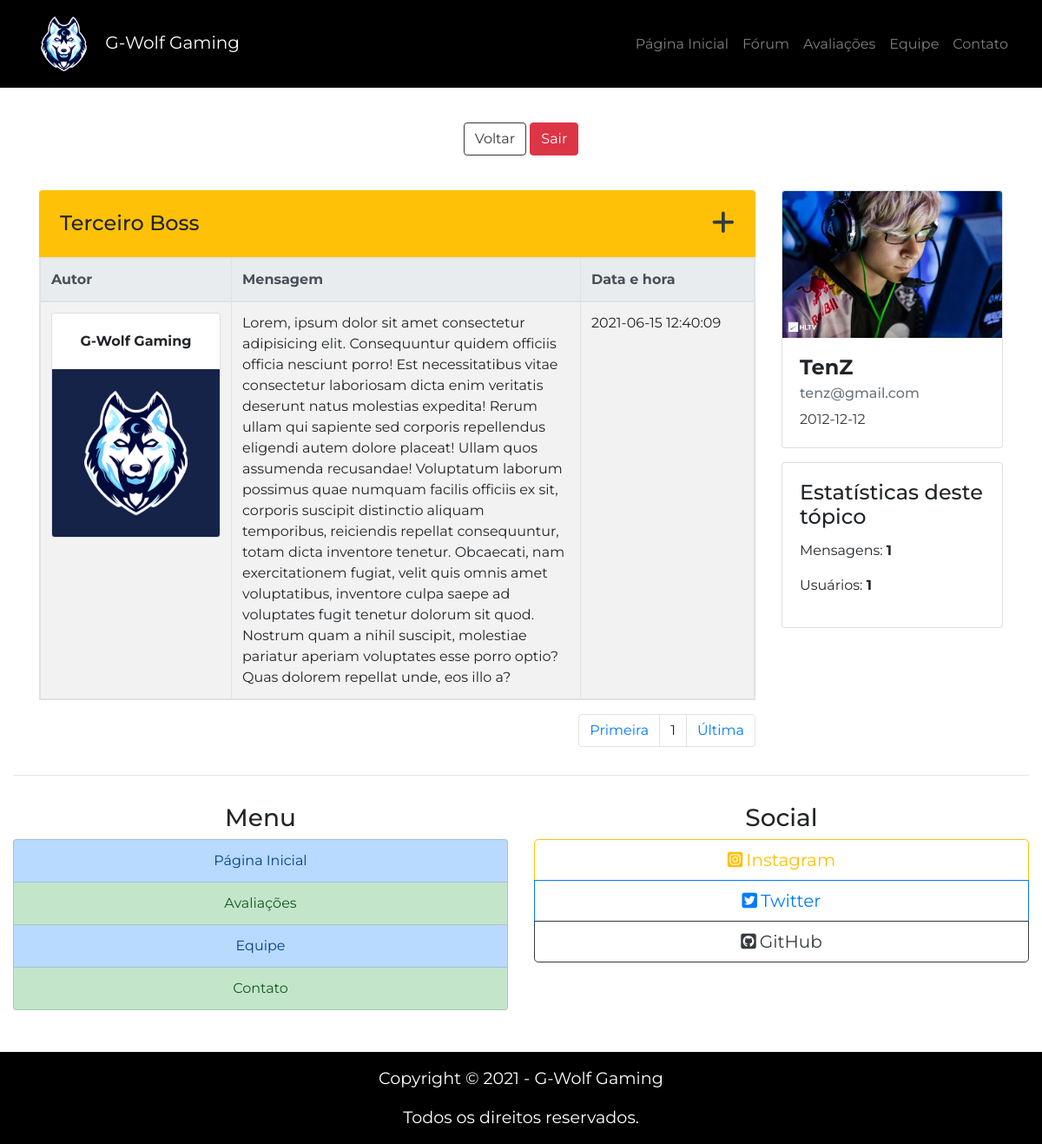
The page /topicos/third-boss.php (signed in) on the database its author committed.
### tables this page shows
CREATE TABLE IF NOT EXISTS `mensagens_topico` (
  `id_msg` int(11) NOT NULL AUTO_INCREMENT,
  `conteudo_msg` varchar(3000) NOT NULL,
  `autor_msg` varchar(255) NOT NULL,
  `img_autor_msg` varchar(40) NOT NULL,
  `data_msg` datetime NOT NULL,
  `topico_msg` varchar(255) NOT NULL,
  PRIMARY KEY (`id_msg`)
);

### topicos/third-boss.php (the view, shortened to what this page needs)
<?php
include_once("../php/conexao.php");
$contar_msg = "SELECT * FROM mensagens_topico WHERE topico_msg = 'Terceiro Boss'";
$resultado_contar_msg = mysqli_query($connect, $contar_msg);
$total_msg = mysqli_num_rows($resultado_contar_msg);
$contar_usuarios = "SELECT autor_msg, COUNT(autor_msg) as total FROM mensagens_topico WHERE topico_msg = 'Terceiro Boss' GROUP BY autor_msg";
$resultado_contar_usuarios = mysqli_query($connect, $contar_usuarios);
$total_usuarios = mysqli_num_rows($resultado_contar_usuarios);
?>
<!DOCTYPE html>
<html lang="pt-br">
<head>
    <link rel="stylesheet" href="https://stackpath.bootstrapcdn.com/bootstrap/4.5.0/css/bootstrap.min.css">
    <link rel="stylesheet" href="../css/global.css">
    <link rel="stylesheet" href="../css/homeforum.css">
</head>
<body>
    <header>
        <nav class="navbar navbar-expand-lg navbar-dark bg-black">
            <div class="container-fluid py-0">
                <a class="navbar-brand text-white p-0" href="../index.php">
                    <img id="logo" src="../assets/logo-sem-texto.png" alt="G-Wolf Gaming">
                    G-Wolf Gaming
                </a>
                <div class="collapse navbar-collapse justify-content-end" id="navbarSite">
                    <ul class="navbar-nav">
                        <li class="nav-item">
                            <a class="nav-link" href="../index.php">Página Inicial</a>
                        </li>
                        <li class="nav-item">
                            <a class="nav-link" href="../forum.php">Fórum</a>
                        </li>
                        <li class="nav-item">
                            <a class="nav-link" href="../avaliacoes.html">Avaliações</a>
                        </li>
                        <li class="nav-item">
                            <a class="nav-link" href="../equipe.html">Equipe</a>
                        </li>
                        <li class="nav-item">
                            <a class="nav-link " href="../contato.php">Contato</a>
                        </li>
                    </ul>
                </div>
            </div>
        </nav>
    </header>
    <main>
        <div class="container mt-2">
            <div class="bg-white mb-3 rounded-bottom">
                <div class="container">
                    <div class="row py-4 d-flex align-items-center">
                        <div class="col-md-12 text-center">
                            <a href="../forum.php" class="btn btn-outline-dark mt-2">Voltar</a>
                            <a href="../php/sair.php"><button class="btn btn-danger mt-2">Sair</button></a>
                        </div>
                    </div>
                </div>
            </div>
            <div class="row">
                <div class="col-12 col-lg-9 col-xl-9">
                    <div id="topic" class="d-flex bg-warning mb-0 p-4 rounded-top justify-content-between">
                        <h2 class="h4 mb-0">Terceiro Boss</h2>
                        <a href class="h4 text-dark mb-0" data-toggle="modal" data-target="#createMsgModal"><i class="fas fa-plus fa-lg"></i></a>
                    </div>
                    <table class="table table-striped table-bordered table-responsive">
                        <thead class="thead-light">
                            <tr>
                                <th scope="col" class="autor-col">Autor</th>
                                <th scope="col" class="msg-col">Mensagem</th>
                                <th scope="col" class="date-col">Data e hora</th>
                            </tr>
                        </thead>
                        <tbody>
                            <?php
                                $pagina_atual = filter_input(INPUT_GET, 'pagina', FILTER_SANITIZE_NUMBER_INT);
                                $pagina = (!empty($pagina_atual)) ? $pagina_atual : 1;
                                $qnt_pagina = 20;
                                $inicio = ($qnt_pagina * $pagina) - $qnt_pagina;
                                $show_msg = "SELECT * FROM mensagens_topico WHERE topico_msg = 'Terceiro Boss' LIMIT $inicio, $qnt_pagina";
                                $resultado_show_msg = mysqli_query($connect, $show_msg);
                                while($row_msg = mysqli_fetch_assoc($resultado_show_msg)):
                            ?>
                            <tr>
                                <td>
                                    <div class="card text-center">
                                        <div class="card-body">
                                            <b><?php echo $row_msg['autor_msg']; ?></b>
                                        </div>
                                        <img class="card-img-bottom" src="../upload/<?php echo $row_msg['img_autor_msg']; ?>" alt="Imagem Autor">
                                    </div>
                                </td>
                                <td>
                                    <?php echo $row_msg['conteudo_msg']; ?>
                                </td>
                                <td>
                                    <div><?php echo $row_msg['data_msg']; ?></div>
                                </td>
                            </tr>
                            <?php
                                endwhile;
                            ?>
                        </tbody>
                    </table>
                    <div>
                        <nav>
                            <ul class="pagination justify-content-end">
                        <?php
                            $result_pg = "SELECT COUNT(id_msg) AS num_result FROM mensagens_topico WHERE topico_msg = 'Terceiro Boss'";
                            $resultado_pg = mysqli_query($connect, $result_pg);
                            $row_pg = mysqli_fetch_assoc($resultado_pg);
                            $quantidade_pg = ceil($row_pg['num_result'] / $qnt_pagina);
                            echo "<li class='page-item'><a class='page-link' href='./third-boss.php?pagina=1'>Primeira</a></li>";
                            echo "<li class='page-item'><a class='page-link'>$pagina</a></li>";
                            echo "<li class='page-item'><a class='page-link' href='./third-boss.php?pagina=$quantidade_pg'>Última</a></li>";
                        ?>
                            </ul>
                        </nav>
                    </div>
                </div>
                <div class="col-12 col-lg-3 col-xl-3">
                    <aside>
                        <div class="row">
                            <div class="col-12 col-sm-6 col-lg-12 col-xl-12">
                                <div class="card mb-3 mb-sm-3 mb-xl-3">
                                    <img src="../upload/<?php echo $_SESSION['usuarioImgPerfil']; ?>" class="card-img-top">
                                    <div class="card-body">
                                        <h4 class="card-title"><b><?php echo $_SESSION['usuarioNome']; ?></b></h4>
                                        <h6 class="card-subtitle mb-2 text-muted"><?php echo $_SESSION['usuarioEmail']; ?></h5>
                                        <p class="card-text text-dark"><?php echo $_SESSION['usuarioDtNasc']; ?></p>
                                    </div>
                                </div>
                            </div>
                            <div class="col-12 col-sm-6 col-lg-12 col-xl-12">
                                <div class="card mb-3 mb-sm-3 mb-xl-3">
                                    <div class="card-body">
                                        <h2 class="h4 card-title">Estatísticas deste tópico</h1>
                                        <p>Mensagens: <b><?php echo $total_msg; ?></b></p>
                                        <p>Usuários: <b><?php echo $total_usuarios; ?></b></p>
                                    </div>
                                </div>
                            </div>
                        </div>
                    </aside>
                </div>
            </div>
        </div>
    </main>
    <footer>
        <div class="container-fluid">
            <div class="row">
                <div class="col-12 mb-3">
                    <hr>
                </div>
                <div class="col-sm-6 mb-4 text-center">
                    <h3>Menu</h3>
                    <div class="list-group">
                        <a class="list-group-item list-group-item-action list-group-item-primary" href="../index.php">Página Inicial</a>
                        <a class="list-group-item list-group-item-action list-group-item-success" href="../avaliacoes.html">Avaliações</a>
                        <a class="list-group-item list-group-item-action list-group-item-primary" href="../equipe.html">Equipe</a>
                        <a class="list-group-item list-group-item-action list-group-item-success" href="../contato.php">Contato</a>
                    </div>
                </div>
                <div class="col-sm-6 mb-1 text-center">
                    <h3>Social</h3>
                    <div class="btn-group-vertical btn-block btn-group-lg" role="group">
                        <a class="btn btn-outline-warning" href="https://www.instagram.com/oficialgwolf/" target="_blank"><i class="fab fa-instagram-square mr-1"></i>Instagram</a>
                        <a class="btn btn-outline-primary" href="https://twitter.com/oficialgwolf" target="_blank"><i class="fab fa-twitter-square mr-1"></i>Twitter</a>
                        <a class="btn btn-outline-dark" href="https://github.com/oficialgwolf" target="_blank"><i class="fab fa-github-square mr-1"></i>GitHub</a>
                    </div>
                </div>
                <div class="col-12 text-center bg-black pt-3 mt-4">
                    <p class="font-size-maior text-white">Copyright © 2021 - G-Wolf Gaming</p>
                    <p class="font-size-maior text-white">Todos os direitos reservados.</p>
                </div>
            </div>
        </div>
    </footer>
</body>
</html>

### css/global.css (style rules this page uses)
body { font-family: 'Montserrat', sans-serif; }
.bg-black { background-color: #000; }
.font-size-maior { font-size: 1.2em; }
#logo { width: 85px; }

### css/homeforum.css (style rules this page uses)
.autor-col { min-width: 220px; }
.msg-col { min-width: 402px; }
.date-col { min-width: 200px; }

### rows shown on the page
mensagens_topico: autor_msg "G-Wolf Gaming", img_autor_msg (picture), conteudo_msg "Lorem, ipsum dolor sit amet consectetur adipisicing elit. Consequuntur quidem officiis officia nesciunt porro! Est necessitatibus vitae consectetur laboriosam dicta enim veritatis deserunt natus molestias expedita! Rerum ullam qui sapiente sed corporis repellendus eligendi autem dolore placeat! Ullam quos assumenda recusandae! Voluptatum laborum possimus quae numquam facilis officiis ex sit, corporis suscipit distinctio aliquam temporibus, reiciendis repellat consequuntur, totam dicta inventore tenetur. Obcaecati, nam exercitationem fugiat, velit quis omnis amet voluptatibus, inventore culpa saepe ad voluptates fugit tenetur dolorum sit quod. Nostrum quam a nihil suscipit, molestiae…", data_msg "2021-06-15 12:40:09"

### other values the page prints
$pagina "1"
$_SESSION['usuarioNome'] "TenZ"
$_SESSION['usuarioEmail'] "tenz@gmail.com"
$_SESSION['usuarioDtNasc'] "2012-12-12"
$total_msg "1"
$total_usuarios "1"
